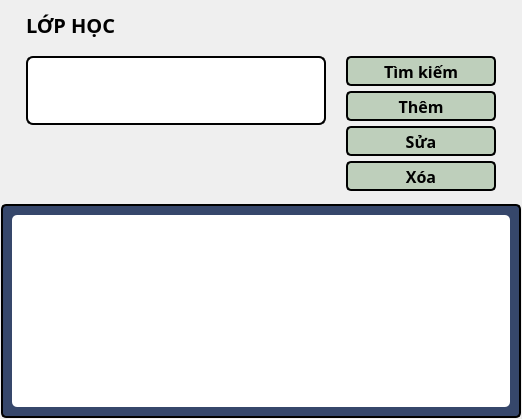
            <widget class="QWidget" name="rooms_page">
             <layout class="QVBoxLayout" name="verticalLayout_6">
              <property name="spacing">
               <number>3</number>
              </property>
              <property name="leftMargin">
               <number>1</number>
              </property>
              <property name="topMargin">
               <number>1</number>
              </property>
              <property name="rightMargin">
               <number>1</number>
              </property>
              <property name="bottomMargin">
               <number>1</number>
              </property>
              <item>
               <widget class="QWidget" name="rooms_controllers" native="true">
                <property name="maximumSize">
                 <size>
                  <width>16777215</width>
                  <height>200</height>
                 </size>
                </property>
                <property name="autoFillBackground">
                 <bool>false</bool>
                </property>
                <layout class="QVBoxLayout" name="verticalLayout_41">
                 <property name="spacing">
                  <number>0</number>
                 </property>
                 <property name="bottomMargin">
                  <number>0</number>
                 </property>
                 <item>
                  <widget class="QLabel" name="rooms_name_label">
                   <property name="minimumSize">
                    <size>
                     <width>0</width>
                     <height>30</height>
                    </size>
                   </property>
                   <property name="maximumSize">
                    <size>
                     <width>16777215</width>
                     <height>30</height>
                    </size>
                   </property>
                   <property name="font">
                    <font>
                     <family>Cascadia Mono SemiBold</family>
                     <pointsize>15</pointsize>
                     <weight>75</weight>
                     <bold>true</bold>
                     <underline>false</underline>
                     <strikeout>false</strikeout>
                    </font>
                   </property>
                   <property name="layoutDirection">
                    <enum>Qt::LeftToRight</enum>
                   </property>
                   <property name="styleSheet">
                    <string notr="true">color: rgb(0, 0, 0);
padding-left: 10px;
font-weight: bold;
font-size: 15pt;</string>
                   </property>
                   <property name="text">
                    <string>LỚP HỌC</string>
                   </property>
                   <property name="alignment">
                    <set>Qt::AlignLeading|Qt::AlignLeft|Qt::AlignVCenter</set>
                   </property>
                  </widget>
                 </item>
                 <item>
                  <widget class="QWidget" name="widget_25" native="true">
                   <property name="minimumSize">
                    <size>
                     <width>0</width>
                     <height>150</height>
                    </size>
                   </property>
                   <layout class="QHBoxLayout" name="horizontalLayout_16">
                    <property name="bottomMargin">
                     <number>0</number>
                    </property>
                    <item>
                     <widget class="QWidget" name="widget_26" native="true">
                      <layout class="QVBoxLayout" name="verticalLayout_42">
                       <property name="spacing">
                        <number>5</number>
                       </property>
                       <property name="leftMargin">
                        <number>7</number>
                       </property>
                       <property name="topMargin">
                        <number>7</number>
                       </property>
                       <property name="rightMargin">
                        <number>7</number>
                       </property>
                       <property name="bottomMargin">
                        <number>7</number>
                       </property>
                       <item>
                        <widget class="QLineEdit" name="rooms_input">
                         <property name="sizePolicy">
                          <sizepolicy hsizetype="Expanding" vsizetype="Expanding">
                           <horstretch>0</horstretch>
                           <verstretch>0</verstretch>
                          </sizepolicy>
                         </property>
                         <property name="minimumSize">
                          <size>
                           <width>300</width>
                           <height>30</height>
                          </size>
                         </property>
                         <property name="font">
                          <font>
                           <family>Cascadia Code</family>
                           <pointsize>10</pointsize>
                          </font>
                         </property>
                         <property name="styleSheet">
                          <string notr="true">background-color: rgb(255, 255, 255);
border-radius: 7px;
border: 2px solid #000;</string>
                         </property>
                         <property name="inputMask">
                          <string/>
                         </property>
                         <property name="text">
                          <string/>
                         </property>
                        </widget>
                       </item>
                       <item>
                        <spacer name="verticalSpacer_16">
                         <property name="orientation">
                          <enum>Qt::Vertical</enum>
                         </property>
                         <property name="sizeHint" stdset="0">
                          <size>
                           <width>20</width>
                           <height>46</height>
                          </size>
                         </property>
                        </spacer>
                       </item>
                      </layout>
                     </widget>
                    </item>
                    <item>
                     <widget class="QWidget" name="widget_27" native="true">
                      <property name="minimumSize">
                       <size>
                        <width>150</width>
                        <height>0</height>
                       </size>
                      </property>
                      <layout class="QVBoxLayout" name="verticalLayout_43">
                       <property name="spacing">
                        <number>5</number>
                       </property>
                       <property name="leftMargin">
                        <number>7</number>
                       </property>
                       <property name="topMargin">
                        <number>7</number>
                       </property>
                       <property name="rightMargin">
                        <number>7</number>
                       </property>
                       <property name="bottomMargin">
                        <number>7</number>
                       </property>
                       <item>
                        <widget class="QPushButton" name="rooms_search_btn">
                         <property name="minimumSize">
                          <size>
                           <width>150</width>
                           <height>30</height>
                          </size>
                         </property>
                         <property name="maximumSize">
                          <size>
                           <width>10</width>
                           <height>30</height>
                          </size>
                         </property>
                         <property name="font">
                          <font>
                           <family>Cascadia Code</family>
                           <pointsize>12</pointsize>
                           <weight>75</weight>
                           <bold>true</bold>
                          </font>
                         </property>
                         <property name="styleSheet">
                          <string notr="true">background-color: rgb(190,207,187);
color: rgb(0,0,0);
border-radius: 5px;
border: 2px solid #000;
font-weight: bold;
font-size: 12pt;</string>
                         </property>
                         <property name="text">
                          <string>Tìm kiếm</string>
                         </property>
                         <property name="iconSize">
                          <size>
                           <width>25</width>
                           <height>25</height>
                          </size>
                         </property>
                        </widget>
                       </item>
                       <item>
                        <widget class="QPushButton" name="rooms_add_btn">
                         <property name="minimumSize">
                          <size>
                           <width>150</width>
                           <height>30</height>
                          </size>
                         </property>
                         <property name="maximumSize">
                          <size>
                           <width>150</width>
                           <height>30</height>
                          </size>
                         </property>
                         <property name="font">
                          <font>
                           <family>Cascadia Code</family>
                           <pointsize>12</pointsize>
                           <weight>75</weight>
                           <bold>true</bold>
                          </font>
                         </property>
                         <property name="styleSheet">
                          <string notr="true">background-color: rgb(190,207,187);
color: rgb(0,0,0);
border-radius: 5px;
border: 2px solid #000;
font-weight: bold;
font-size: 12pt;</string>
                         </property>
                         <property name="text">
                          <string>Thêm</string>
                         </property>
                         <property name="icon">
                          <iconset>
                           <normaloff>:/icons/zap.svg</normaloff>:/icons/zap.svg</iconset>
                         </property>
                         <property name="iconSize">
                          <size>
                           <width>25</width>
                           <height>25</height>
                          </size>
                         </property>
                        </widget>
                       </item>
                       <item>
                        <widget class="QPushButton" name="rooms_edit_btn">
                         <property name="minimumSize">
                          <size>
                           <width>150</width>
                           <height>30</height>
                          </size>
                         </property>
                         <property name="maximumSize">
                          <size>
                           <width>150</width>
                           <height>30</height>
                          </size>
                         </property>
                         <property name="font">
                          <font>
                           <family>Cascadia Code</family>
                           <pointsize>12</pointsize>
                           <weight>75</weight>
                           <bold>true</bold>
                          </font>
                         </property>
                         <property name="styleSheet">
                          <string notr="true">background-color: rgb(190,207,187);
color: rgb(0,0,0);
border-radius: 5px;
border: 2px solid #000;
font-weight: bold;
font-size: 12pt;</string>
                         </property>
                         <property name="text">
                          <string>Sửa</string>
                         </property>
                         <property name="icon">
                          <iconset>
                           <normaloff>:/icons/zap.svg</normaloff>:/icons/zap.svg</iconset>
                         </property>
                         <property name="iconSize">
                          <size>
                           <width>25</width>
                           <height>25</height>
                          </size>
                         </property>
                        </widget>
                       </item>
                       <item>
                        <widget class="QPushButton" name="rooms_del_btn">
                         <property name="minimumSize">
                          <size>
                           <width>150</width>
                           <height>30</height>
                          </size>
                         </property>
                         <property name="maximumSize">
                          <size>
                           <width>150</width>
                           <height>30</height>
                          </size>
                         </property>
                         <property name="font">
                          <font>
                           <family>Cascadia Code</family>
                           <pointsize>12</pointsize>
                           <weight>75</weight>
                           <bold>true</bold>
                          </font>
                         </property>
                         <property name="styleSheet">
                          <string notr="true">background-color: rgb(190,207,187);
color: rgb(0,0,0);
border-radius: 5px;
border: 2px solid #000;
font-weight: bold;
font-size: 12pt;</string>
                         </property>
                         <property name="text">
                          <string>Xóa</string>
                         </property>
                         <property name="icon">
                          <iconset>
                           <normaloff>:/icons/zap.svg</normaloff>:/icons/zap.svg</iconset>
                         </property>
                         <property name="iconSize">
                          <size>
                           <width>25</width>
                           <height>25</height>
                          </size>
                         </property>
                        </widget>
                       </item>
                       <item>
                        <spacer name="verticalSpacer_17">
                         <property name="orientation">
                          <enum>Qt::Vertical</enum>
                         </property>
                         <property name="sizeHint" stdset="0">
                          <size>
                           <width>20</width>
                           <height>40</height>
                          </size>
                         </property>
                        </spacer>
                       </item>
                      </layout>
                     </widget>
                    </item>
                   </layout>
                  </widget>
                 </item>
                </layout>
               </widget>
              </item>
              <item>
               <widget class="QWidget" name="rooms_view" native="true">
                <property name="font">
                 <font>
                  <family>Cascadia Code</family>
                 </font>
                </property>
                <property name="styleSheet">
                 <string notr="true">border-radius: 5px;
background-color:rgb(54, 71, 107); 
border-radius: 5px;
border: 2px solid #000;
</string>
                </property>
                <layout class="QVBoxLayout" name="verticalLayout_44">
                 <property name="spacing">
                  <number>0</number>
                 </property>
                 <property name="leftMargin">
                  <number>11</number>
                 </property>
                 <property name="topMargin">
                  <number>11</number>
                 </property>
                 <property name="rightMargin">
                  <number>11</number>
                 </property>
                 <property name="bottomMargin">
                  <number>11</number>
                 </property>
                 <item>
                  <widget class="QTableWidget" name="rooms_table">
                   <property name="font">
                    <font>
                     <family>Cascadia Code</family>
                    </font>
                   </property>
                   <property name="styleSheet">
                    <string notr="true">border-radius: 5px;
border: 0px;
background-color: rgb(255, 255, 255);</string>
                   </property>
                   <property name="verticalScrollMode">
                    <enum>QAbstractItemView::ScrollPerPixel</enum>
                   </property>
                   <property name="horizontalScrollMode">
                    <enum>QAbstractItemView::ScrollPerPixel</enum>
                   </property>
                  </widget>
                 </item>
                </layout>
               </widget>
              </item>
             </layout>
            </widget>
